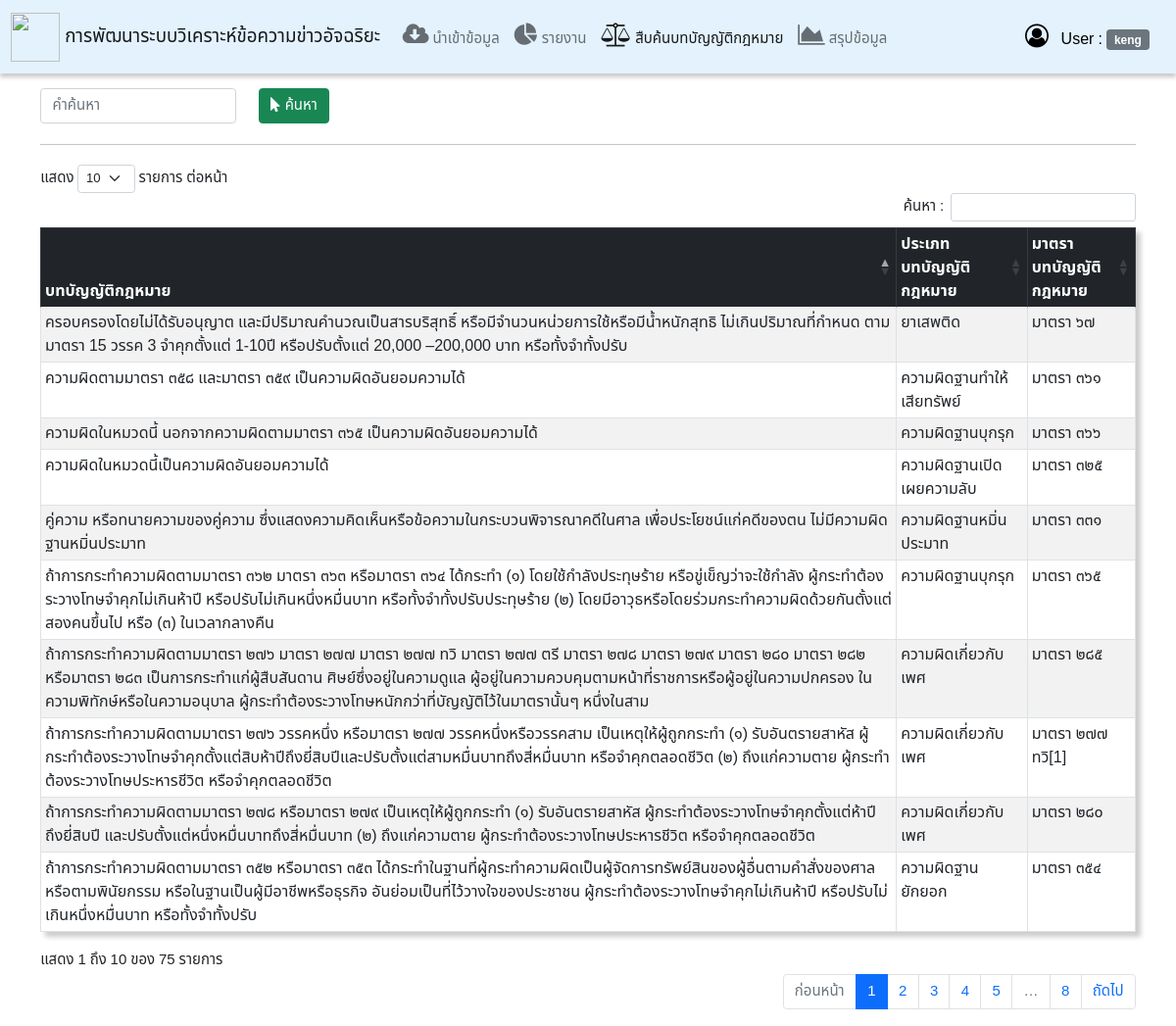
Screenshot of /index?menu=law-report (signed in) with the database file from the repository.
### tables this page shows
CREATE TABLE `tbl_law` (
  `law_id` int(11) NOT NULL,
  `law` varchar(50) DEFAULT NULL,
  `details` text DEFAULT NULL,
  `keyword` text DEFAULT NULL,
  `group` varchar(255) DEFAULT NULL
);

### autoload/module.inc.php (called while the page is built, shortened)
<?php
    function myAutoload($classname){
        $path = 'include/';
        $ext = '.inc.php';
        $fullpath = $path.$classname.$ext;
    }

### include/Database/DatabaseConnect.inc.php (called while the page is built, shortened)
<?php
trait DatabaseConnect{
    protected $params = array(
        "HOST" => "localhost",
        "USER" => "root",
        "PASS" => "root",
        "DBNAME" => "db_law",
    );
    public function Connect(){
        $conn = new mysqli(
            $this->params['HOST'],
            $this->params['USER'],
            $this->params['PASS'],
            $this->params['DBNAME']
        );
        $conn->set_charset("utf8");
        return $conn;
    }
}

### include/Law.inc.php (called while the page is built, shortened)
<?php
require_once 'Database/DatabaseConnect.inc.php';
class Law{
    function lawReport($search){
        $sql = "
            SELECT
                *,
                CONCAT(details,' ',keyword) as search
            FROM
                tbl_law
            WHERE
                CONCAT(details,' ',keyword) LIKE '%{$search}%'
            ORDER BY
                `group` ASC
        ";
        $query = $this->Connect()->query($sql);
        if ($query->num_rows > 0){
            return $query;
        }
    }
}

### law-report.php (the view, shortened to what this page needs)
<!DOCTYPE html>
<html lang="en">
<head>
    <link rel="stylesheet" href="https://cdn.datatables.net/1.12.1/css/dataTables.bootstrap5.min.css">
    <link rel="stylesheet" href="https://cdn.datatables.net/buttons/2.2.3/css/buttons.bootstrap5.min.css">
</head>
<?php
    require 'autoload/module.inc.php';
    $obj = new Law;
    $result = $obj->lawReport($_GET['search']);
?>
<body>
    <div class="container mt-3 mb-3" style="overflow-x: hidden;">
        <form action="" method="get" id="formreport">
            <div class="row">
            <div class="col-auto">
                    <input type="text" name="search" class="form-control" placeholder="คำค้นหา" style="width: 200px;">
                </div>
                <div class="col-auto">
                    <button type="submit" name="btnsearch" class="btn btn-success"><i class="fa fa-mouse-pointer"></i> ค้นหา</button>
                </div>
            </div>
        </form>
        <hr>
        <table class="table table-bordered table-striped table-sm" id="myTable" width="100%">
            <thead class="table-dark">
                <tr>
                    <th scope="col">บทบัญญัติกฎหมาย</th>
                    <th scope="col">ประเภทบทบัญญัติกฎหมาย</th>
                    <th scope="col">มาตราบทบัญญัติกฎหมาย</th>
                </tr>
            </thead>
            <tbody>
                <?php foreach($result as $row){ ?>
                <tr>
                    <td><?=$row['details']?></td>
                    <td><?=$row['group']?></td>
                    <td><?=$row['law']?></td>
                </tr>
                <?php } ?>
            </tbody>
        </table>
    </div>
</body>
</html>

### autoload/autoload.php (style rules this page uses)
body { font-family: 'Noto Sans Thai', sans-serif; }

### law-report.php (style rules this page uses)
table { box-shadow: 5px 5px 5px #CCC; }

### rows the page displays
tbl_law: details "ถ้าการกระทำความผิดตามมาตรา ๒๗๖ วรรคหนึ่ง หรือมาตรา ๒๗๗ วรรคหนึ่งหรือวรรคสาม เป็นเหตุให้ผู้ถูกกระทำ (๑) รับอันตรายสาหัส ผู้กระทำต้องระวางโทษจำคุกตั้งแต่สิบห้าปีถึงยี่สิบปีและปรับตั้งแต่สามหมื่นบาทถึงสี่หมื่นบาท หรือจำคุกตลอดชีวิต (๒) ถึงแก่ความตาย ผู้กระทำต้องระวางโทษประหารชีวิต หรือจำคุกตลอดชีวิต", group "ความผิดเกี่ยวกับเพศ", law "มาตรา ๒๗๗ ทวิ[1]"
tbl_law: details "ถ้าการกระทำความผิดตามมาตรา ๒๗๘ หรือมาตรา ๒๗๙ เป็นเหตุให้ผู้ถูกกระทำ (๑) รับอันตรายสาหัส ผู้กระทำต้องระวางโทษจำคุกตั้งแต่ห้าปีถึงยี่สิบปี และปรับตั้งแต่หนึ่งหมื่นบาทถึงสี่หมื่นบาท (๒) ถึงแก่ความตาย ผู้กระทำต้องระวางโทษประหารชีวิต หรือจำคุกตลอดชีวิต", group "ความผิดเกี่ยวกับเพศ", law "มาตรา ๒๘๐"
tbl_law: details "ถ้าการกระทำความผิดตามมาตรา ๒๗๖ มาตรา ๒๗๗ มาตรา ๒๗๗ ทวิ มาตรา ๒๗๗ ตรี มาตรา ๒๗๘ มาตรา ๒๗๙ มาตรา ๒๘๐ มาตรา ๒๘๒ หรือมาตรา ๒๘๓ เป็นการกระทำแก่ผู้สืบสันดาน ศิษย์ซึ่งอยู่ในความดูแล ผู้อยู่ในความควบคุมตามหน้าที่ราชการหรือผู้อยู่ในความปกครอง ในความพิทักษ์หรือในความอนุบาล ผู้กระทำต้องระวางโทษหนักกว่าที่บัญญัติไว้ในมาตรานั้นๆ หนึ่งในสาม", group "ความผิดเกี่ยวกับเพศ", law "มาตรา ๒๘๕"
tbl_law: details "ความผิดตามมาตรา ๓๕๘ และมาตรา ๓๕๙ เป็นความผิดอันยอมความได้", group "ความผิดฐานทำให้เสียทรัพย์", law "มาตรา ๓๖๑"
tbl_law: details "ถ้าการกระทำความผิดตามมาตรา ๓๖๒ มาตรา ๓๖๓ หรือมาตรา ๓๖๔ ได้กระทำ (๑) โดยใช้กำลังประทุษร้าย หรือขู่เข็ญว่าจะใช้กำลัง ผู้กระทำต้องระวางโทษจำคุกไม่เกินห้าปี หรือปรับไม่เกินหนึ่งหมื่นบาท หรือทั้งจำทั้งปรับประทุษร้าย (๒) โดยมีอาวุธหรือโดยร่วมกระทำความผิดด้วยกันตั้งแต่สองคนขึ้นไป หรือ (๓) ในเวลากลางคืน", group "ความผิดฐานบุกรุก", law "มาตรา ๓๖๕"
tbl_law: details "ความผิดในหมวดนี้ นอกจากความผิดตามมาตรา ๓๖๕ เป็นความผิดอันยอมความได้", group "ความผิดฐานบุกรุก", law "มาตรา ๓๖๖"
tbl_law: details "ความผิดในหมวดนี้เป็นความผิดอันยอมความได้", group "ความผิดฐานเปิดเผยความลับ", law "มาตรา ๓๒๕"
tbl_law: details "ถ้าการกระทำความผิดตามมาตรา ๓๕๒ หรือมาตรา ๓๕๓ ได้กระทำในฐานที่ผู้กระทำความผิดเป็นผู้จัดการทรัพย์สินของผู้อื่นตามคำสั่งของศาล หรือตามพินัยกรรม หรือในฐานเป็นผู้มีอาชีพหรือธุรกิจ อันย่อมเป็นที่ไว้วางใจของประชาชน ผู้กระทำต้องระวางโทษจำคุกไม่เกินห้าปี หรือปรับไม่เกินหนึ่งหมื่นบาท หรือทั้งจำทั้งปรับ", group "ความผิดฐานยักยอก", law "มาตรา ๓๕๔"
tbl_law: details "คู่ความ หรือทนายความของคู่ความ ซึ่งแสดงความคิดเห็นหรือข้อความในกระบวนพิจารณาคดีในศาล เพื่อประโยชน์แก่คดีของตน ไม่มีความผิดฐานหมิ่นประมาท", group "ความผิดฐานหมิ่นประมาท", law "มาตรา ๓๓๑"
tbl_law: details "ครอบครองโดยไม่ได้รับอนุญาต และมีปริมาณคำนวณเป็นสารบริสุทธิ์ หรือมีจำนวนหน่วยการใช้หรือมีน้ำหนักสุทธิ ไม่เกินปริมาณที่กำหนด ตามมาตรา 15 วรรค 3 จำคุกตั้งแต่ 1-10ปี หรือปรับตั้งแต่ 20,000 –200,000 บาท หรือทั้งจำทั้งปรับ", group "ยาเสพติด", law "มาตรา ๖๗"

### other values shown
$_SESSION['Username'] "keng"
